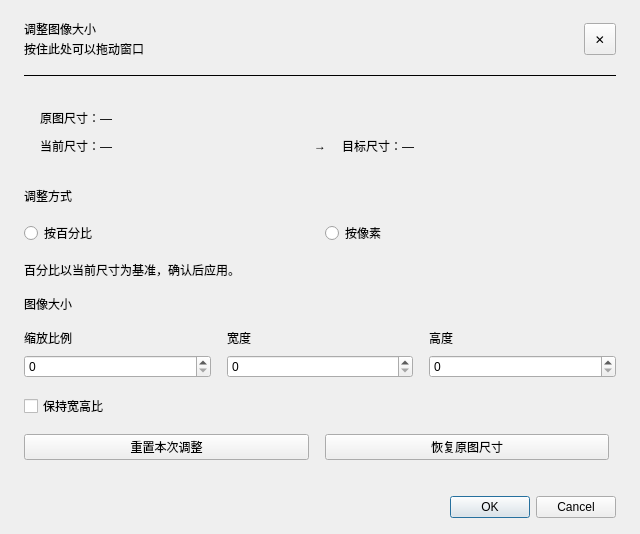
<?xml version="1.0" encoding="UTF-8"?>
<ui version="4.0">
 <class>ResizeDialog</class>
 <widget class="QDialog" name="ResizeDialog">
  <property name="windowTitle">
   <string>调整大小</string>
  </property>
  <property name="minimumSize">
   <size>
    <width>640</width>
    <height>0</height>
   </size>
  </property>
  <layout class="QVBoxLayout" name="rootLayout">
   <property name="spacing">
    <number>0</number>
   </property>
   <property name="leftMargin">
    <number>0</number>
   </property>
   <property name="topMargin">
    <number>0</number>
   </property>
   <property name="rightMargin">
    <number>0</number>
   </property>
   <property name="bottomMargin">
    <number>0</number>
   </property>
   <item>
    <widget class="QWidget" name="contentPanel">
     <layout class="QVBoxLayout" name="contentLayout">
      <property name="spacing">
       <number>16</number>
      </property>
      <property name="leftMargin">
       <number>24</number>
      </property>
      <property name="topMargin">
       <number>20</number>
      </property>
      <property name="rightMargin">
       <number>24</number>
      </property>
      <property name="bottomMargin">
       <number>20</number>
      </property>
      <item>
       <widget class="QWidget" name="headerPanel">
        <property name="sizePolicy">
         <sizepolicy hsizetype="Preferred" vsizetype="Fixed">
          <horstretch>0</horstretch>
          <verstretch>0</verstretch>
         </sizepolicy>
        </property>
        <property name="cursor">
         <cursorShape>SizeAllCursor</cursorShape>
        </property>
        <layout class="QHBoxLayout" name="headerLayout">
         <property name="spacing">
          <number>12</number>
         </property>
         <property name="leftMargin">
          <number>0</number>
         </property>
         <property name="topMargin">
          <number>0</number>
         </property>
         <property name="rightMargin">
          <number>0</number>
         </property>
         <property name="bottomMargin">
          <number>0</number>
         </property>
         <item>
          <layout class="QVBoxLayout" name="headerTextLayout">
           <property name="spacing">
            <number>2</number>
           </property>
           <item>
            <widget class="QLabel" name="dialogHeading">
             <property name="text">
              <string>调整图像大小</string>
             </property>
            </widget>
           </item>
           <item>
            <widget class="QLabel" name="dialogSubtitle">
             <property name="text">
              <string>按住此处可以拖动窗口</string>
             </property>
            </widget>
           </item>
          </layout>
         </item>
         <item>
          <widget class="QToolButton" name="closeButton">
           <property name="minimumSize">
            <size>
             <width>32</width>
             <height>32</height>
            </size>
           </property>
           <property name="maximumSize">
            <size>
             <width>32</width>
             <height>32</height>
            </size>
           </property>
           <property name="cursor">
            <cursorShape>PointingHandCursor</cursorShape>
           </property>
           <property name="toolTip">
            <string>关闭（Esc）</string>
           </property>
           <property name="text">
            <string>✕</string>
           </property>
          </widget>
         </item>
        </layout>
       </widget>
      </item>
      <item>
       <widget class="QFrame" name="divider">
        <property name="frameShape">
         <enum>QFrame::HLine</enum>
        </property>
       </widget>
      </item>
      <item>
       <widget class="QFrame" name="summaryPanel">
        <layout class="QVBoxLayout" name="summaryLayout">
         <property name="spacing">
          <number>10</number>
         </property>
         <property name="leftMargin">
          <number>16</number>
         </property>
         <property name="topMargin">
          <number>16</number>
         </property>
         <property name="rightMargin">
          <number>16</number>
         </property>
         <property name="bottomMargin">
          <number>16</number>
         </property>
         <item>
          <widget class="QLabel" name="originalSizeLabel">
           <property name="text">
            <string>原图尺寸：—</string>
           </property>
          </widget>
         </item>
         <item>
          <layout class="QHBoxLayout" name="comparisonLayout" stretch="1,0,1">
           <property name="spacing">
            <number>16</number>
           </property>
           <item>
            <widget class="QLabel" name="currentSizeLabel">
             <property name="text">
              <string>当前尺寸：—</string>
             </property>
             <property name="wordWrap">
              <bool>true</bool>
             </property>
            </widget>
           </item>
           <item>
            <widget class="QLabel" name="arrowLabel">
             <property name="text">
              <string>→</string>
             </property>
            </widget>
           </item>
           <item>
            <widget class="QLabel" name="targetSizeLabel">
             <property name="text">
              <string>目标尺寸：—</string>
             </property>
             <property name="wordWrap">
              <bool>true</bool>
             </property>
            </widget>
           </item>
          </layout>
         </item>
        </layout>
       </widget>
      </item>
      <item>
       <widget class="QLabel" name="modeHeading">
        <property name="text">
         <string>调整方式</string>
        </property>
       </widget>
      </item>
      <item>
       <layout class="QHBoxLayout" name="modeLayout">
        <item>
         <widget class="QRadioButton" name="percentRadioButton">
          <property name="text">
           <string>按百分比</string>
          </property>
         </widget>
        </item>
        <item>
         <widget class="QRadioButton" name="pixelRadioButton">
          <property name="text">
           <string>按像素</string>
          </property>
         </widget>
        </item>
        <item>
         <spacer name="modeSpacer">
          <property name="orientation">
           <enum>Qt::Horizontal</enum>
          </property>
         </spacer>
        </item>
       </layout>
      </item>
      <item>
       <widget class="QLabel" name="modeHint">
        <property name="text">
         <string>百分比以当前尺寸为基准，确认后应用。</string>
        </property>
       </widget>
      </item>
      <item>
       <widget class="QLabel" name="sizeHeading">
        <property name="text">
         <string>图像大小</string>
        </property>
       </widget>
      </item>
      <item>
       <layout class="QGridLayout" name="inputLayout" columnstretch="1,1,1">
        <property name="horizontalSpacing">
         <number>16</number>
        </property>
        <property name="verticalSpacing">
         <number>8</number>
        </property>
        <item row="0" column="0">
         <widget class="QLabel" name="percentSpinBoxLabel">
          <property name="text">
           <string>缩放比例</string>
          </property>
         </widget>
        </item>
        <item row="1" column="0">
         <widget class="QSpinBox" name="percentSpinBox" />
        </item>
        <item row="0" column="1">
         <widget class="QLabel" name="widthSpinBoxLabel">
          <property name="text">
           <string>宽度</string>
          </property>
         </widget>
        </item>
        <item row="1" column="1">
         <widget class="QSpinBox" name="widthSpinBox" />
        </item>
        <item row="0" column="2">
         <widget class="QLabel" name="heightSpinBoxLabel">
          <property name="text">
           <string>高度</string>
          </property>
         </widget>
        </item>
        <item row="1" column="2">
         <widget class="QSpinBox" name="heightSpinBox" />
        </item>
       </layout>
      </item>
      <item>
       <widget class="QCheckBox" name="keepAspectCheckBox">
        <property name="text">
         <string>保持宽高比</string>
        </property>
       </widget>
      </item>
      <item>
       <layout class="QHBoxLayout" name="resetLayout">
        <item>
         <widget class="QPushButton" name="resetSizeButton">
          <property name="text">
           <string>重置本次调整</string>
          </property>
         </widget>
        </item>
        <item>
         <widget class="QPushButton" name="restoreOriginalSizeButton">
          <property name="text">
           <string>恢复原图尺寸</string>
          </property>
         </widget>
        </item>
        <item>
         <spacer name="resetSpacer">
          <property name="orientation">
           <enum>Qt::Horizontal</enum>
          </property>
         </spacer>
        </item>
       </layout>
      </item>
     </layout>
    </widget>
   </item>
   <item>
    <widget class="QWidget" name="footerPanel">
     <layout class="QHBoxLayout" name="footerLayout">
      <property name="spacing">
       <number>12</number>
      </property>
      <property name="leftMargin">
       <number>24</number>
      </property>
      <property name="topMargin">
       <number>16</number>
      </property>
      <property name="rightMargin">
       <number>24</number>
      </property>
      <property name="bottomMargin">
       <number>16</number>
      </property>
      <item>
       <widget class="QDialogButtonBox" name="buttonBox">
        <property name="orientation">
         <enum>Qt::Orientation::Horizontal</enum>
        </property>
        <property name="standardButtons">
         <set>QDialogButtonBox::StandardButton::Cancel|QDialogButtonBox::StandardButton::Ok</set>
        </property>
       </widget>
      </item>
     </layout>
    </widget>
   </item>
  </layout>
 </widget>
 <resources />
 <connections />
</ui>
